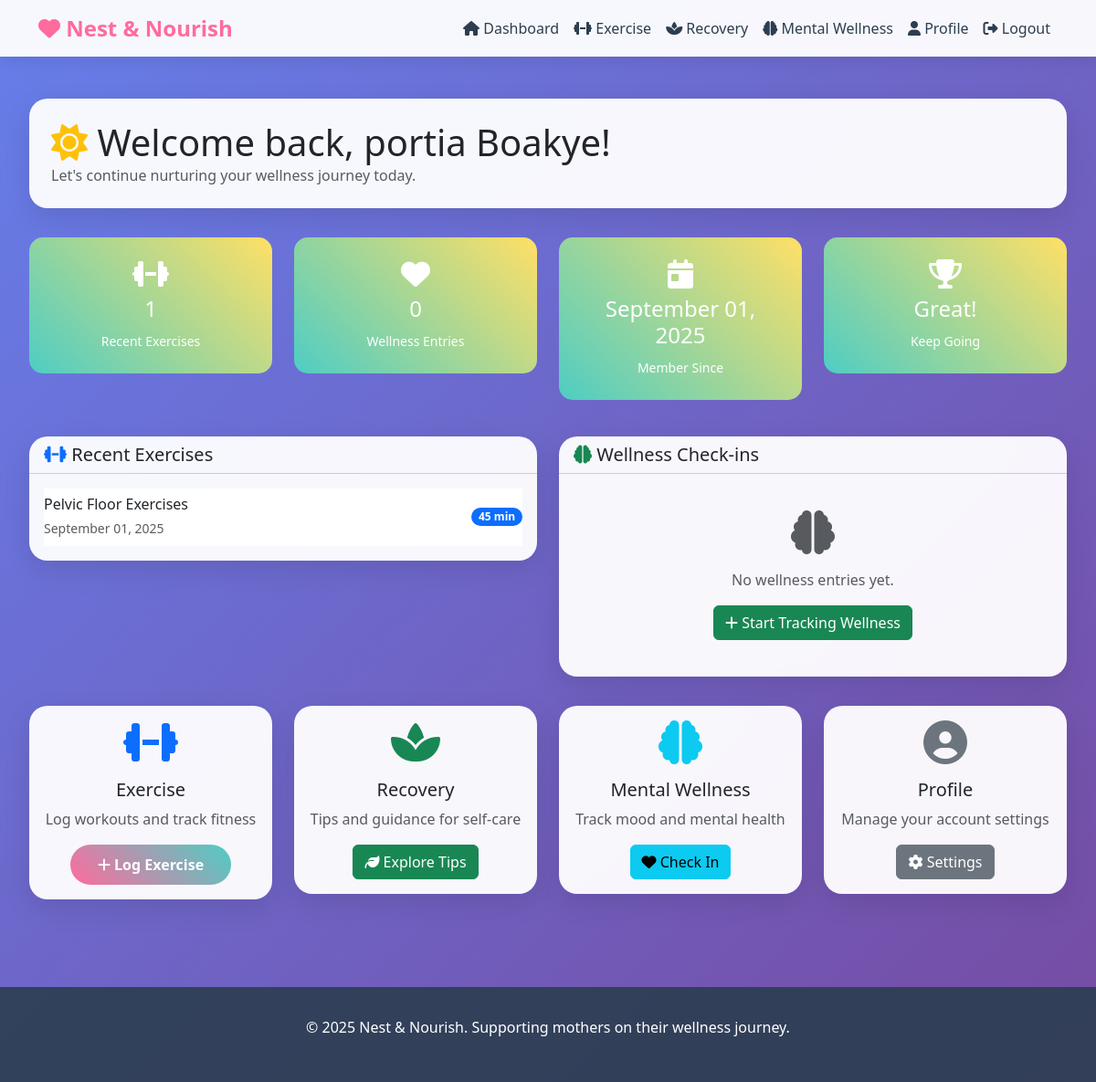
Page /dashboard (signed in) on the committed database.
### app.py (models this page shows)
class User(UserMixin, db.Model):
    id = db.Column(db.Integer, primary_key=True)
    username = db.Column(db.String(80), unique=True, nullable=False)
    email = db.Column(db.String(120), unique=True, nullable=False)
    password_hash = db.Column(db.String(120), nullable=False)
    full_name = db.Column(db.String(100), nullable=False)
    date_joined = db.Column(db.DateTime, default=datetime.utcnow)
    postpartum_months = db.Column(db.Integer, default=0)
    is_admin = db.Column(db.Boolean, default=False)
    exercises = db.relationship('Exercise', backref='user', lazy=True)
    wellness_entries = db.relationship('WellnessEntry', backref='user', lazy=True)
    progress_entries = db.relationship('ProgressEntry', backref='user', lazy=True)

class Exercise(db.Model):
    id = db.Column(db.Integer, primary_key=True)
    user_id = db.Column(db.Integer, db.ForeignKey('user.id'), nullable=False)
    exercise_type = db.Column(db.String(100), nullable=False)
    duration = db.Column(db.Integer, nullable=False)  # in minutes
    date_completed = db.Column(db.DateTime, default=datetime.utcnow)
    notes = db.Column(db.Text)

### app.py (the view)
@app.route('/dashboard')
def dashboard():
    if 'user_id' not in session:
        flash('Please log in to access the dashboard.', 'warning')
        return redirect(url_for('login'))
    user = User.query.get(session['user_id'])
    if not user:
        flash('User not found. Please log in again.', 'danger')
        session.clear()
        return redirect(url_for('login'))
    recent_exercises = Exercise.query.filter_by(user_id=user.id).order_by(Exercise.date_completed.desc()).limit(5).all()
    recent_wellness = WellnessEntry.query.filter_by(user_id=user.id).order_by(WellnessEntry.date_recorded.desc()).limit(3).all()
    wellness_tips = MentalTip.query.filter_by(month_relation=user.postpartum_months).all()
    return render_template('dashboard.html',
                         user=user,
                         exercises=recent_exercises,
                         wellness_entries=recent_wellness,
                         wellness_tips=wellness_tips)

### app.py (called while the page is built)
@login_manager.user_loader
def load_user(user_id):
    return User.query.get(int(user_id))

### templates/dashboard.html (shortened to what this page needs)
{% extends "base.html" %}
{% block content %}
<div class="container-custom">
    <div class="row">
        <div class="col-12">
            <div class="card mb-4">
                <div class="card-body p-4">
                    <h1 class="mb-0">
                        <i class="fas fa-sun text-warning"></i> Welcome back, {{ session.full_name }}!
                    </h1>
                    <p class="text-muted mb-0">Let's continue nurturing your wellness journey today.</p>
                </div>
            </div>
        </div>
    </div>
    <div class="row g-4">
        <div class="col-md-6 col-xl-3">
            <div class="wellness-stat">
                <i class="fas fa-dumbbell fa-2x mb-2"></i>
                <h4>{{ exercises|length }}</h4>
                <small>Recent Exercises</small>
            </div>
        </div>
        <div class="col-md-6 col-xl-3">
            <div class="wellness-stat">
                <i class="fas fa-heart fa-2x mb-2"></i>
                <h4>{{ wellness_entries|length }}</h4>
                <small>Wellness Entries</small>
            </div>
        </div>
        <div class="col-md-6 col-xl-3">
            <div class="wellness-stat">
                <i class="fas fa-calendar-day fa-2x mb-2"></i>
                <h4>{{ (user.date_joined.strftime('%B %d, %Y')) }}</h4>
                <small>Member Since</small>
            </div>
        </div>
        <div class="col-md-6 col-xl-3">
            <div class="wellness-stat">
                <i class="fas fa-trophy fa-2x mb-2"></i>
                <h4>Great!</h4>
                <small>Keep Going</small>
            </div>
        </div>
    </div>
    <div class="row g-4 mt-2">
        <div class="col-lg-6">
            <div class="card">
                <div class="card-header bg-transparent">
                    <h5 class="mb-0">
                        <i class="fas fa-dumbbell text-primary"></i> Recent Exercises
                    </h5>
                </div>
                <div class="card-body">
                    {% if exercises %}
                        <div class="list-group list-group-flush">
                            {% for exercise in exercises %}
                                <div class="list-group-item border-0 px-0">
                                    <div class="d-flex justify-content-between align-items-center">
                                        <div>
                                            <h6 class="mb-1">{{ exercise.exercise_type }}</h6>
                                            <small class="text-muted">{{ exercise.date_completed.strftime('%B %d, %Y') }}</small>
                                        </div>
                                        <span class="badge bg-primary rounded-pill">{{ exercise.duration }} min</span>
                                    </div>
                                </div>
                            {% endfor %}
                        </div>
                    {% endif %}
                </div>
            </div>
        </div>
        <div class="col-lg-6">
            <div class="card">
                <div class="card-header bg-transparent">
                    <h5 class="mb-0">
                        <i class="fas fa-brain text-success"></i> Wellness Check-ins
                    </h5>
                </div>
                <div class="card-body">
                    {% if wellness_entries %}
                        <div class="list-group list-group-flush">
                            {% for entry in wellness_entries %}
                                <div class="list-group-item border-0 px-0">
                                    <div class="d-flex justify-content-between align-items-start">
                                        <div class="flex-grow-1">
                                            <div class="d-flex gap-3 mb-2">
                                                <span class="badge bg-info">Mood: {{ entry.mood_rating }}/10</span>
                                                <span class="badge bg-warning">Stress: {{ entry.stress_level }}/10</span>
                                                {% if entry.sleep_hours %}
                                                    <span class="badge bg-success">Sleep: {{ entry.sleep_hours }}h</span>
                                                {% endif %}
                                            </div>
                                            <small class="text-muted">{{ entry.date_recorded.strftime('%B %d, %Y at %I:%M %p') }}</small>
                                        </div>
                                    </div>
                                </div>
                            {% endfor %}
                        </div>
                    {% else %}
                        <div class="text-center py-4">
                            <i class="fas fa-brain fa-3x text-muted mb-3"></i>
                            <p class="text-muted">No wellness entries yet.</p>
                            <a href="{{ url_for('mental_wellness') }}" class="btn btn-success">
                                <i class="fas fa-plus"></i> Start Tracking Wellness
                            </a>
                        </div>
                    {% endif %}
                </div>
            </div>
        </div>
    </div>
    <div class="row g-4 mt-2">
        <div class="col-md-6 col-lg-3">
            <div class="card text-center">
                <div class="card-body">
                    <i class="fas fa-dumbbell fa-3x text-primary mb-3"></i>
                    <h5>Exercise</h5>
                    <p class="text-muted">Log workouts and track fitness</p>
                    <a href="{{ url_for('exercise') }}" class="btn btn-primary">
                        <i class="fas fa-plus"></i> Log Exercise
                    </a>
                </div>
            </div>
        </div>
        <div class="col-md-6 col-lg-3">
            <div class="card text-center">
                <div class="card-body">
                    <i class="fas fa-spa fa-3x text-success mb-3"></i>
                    <h5>Recovery</h5>
                    <p class="text-muted">Tips and guidance for self-care</p>
                    <a href="{{ url_for('recovery') }}" class="btn btn-success">
                        <i class="fas fa-leaf"></i> Explore Tips
                    </a>
                </div>
            </div>
        </div>
        <div class="col-md-6 col-lg-3">
            <div class="card text-center">
                <div class="card-body">
                    <i class="fas fa-brain fa-3x text-info mb-3"></i>
                    <h5>Mental Wellness</h5>
                    <p class="text-muted">Track mood and mental health</p>
                    <a href="{{ url_for('mental_wellness') }}" class="btn btn-info">
                        <i class="fas fa-heart"></i> Check In
                    </a>
                </div>
            </div>
        </div>
        <div class="col-md-6 col-lg-3">
            <div class="card text-center">
                <div class="card-body">
                    <i class="fas fa-user-circle fa-3x text-secondary mb-3"></i>
                    <h5>Profile</h5>
                    <p class="text-muted">Manage your account settings</p>
                    <a href="{{ url_for('profile') }}" class="btn btn-secondary">
                        <i class="fas fa-cog"></i> Settings
                    </a>
                </div>
            </div>
        </div>
    </div>
</div>
{% endblock %}

### templates/base.html (style rules this page uses)
:root { --primary-color: #ff6b9d; --secondary-color: #4ecdc4; --accent-color: #ffe066; --text-color: #2c3e50; --bg-gradient: linear-gradient(135deg, #667eea 0%, #764ba2 100%); --card-shadow: 0 10px 30px rgba(0,0,0,0.1); }
body { font-family: 'Segoe UI', Tahoma, Geneva, Verdana, sans-serif; background: var(--bg-gradient); min-height: 100vh; color: var(--text-color); }
.card { border: none; border-radius: 20px; box-shadow: var(--card-shadow); background: rgba(255, 255, 255, 0.95); backdrop-filter: blur(10px); transition: transform 0.3s ease; }
.btn-primary { background: linear-gradient(45deg, var(--primary-color), var(--secondary-color)); border: none; border-radius: 25px; padding: 10px 30px; font-weight: 600; transition: all 0.3s ease; }
.wellness-stat { background: linear-gradient(45deg, var(--secondary-color), var(--accent-color)); color: white; padding: 1.5rem; border-radius: 15px; text-align: center; margin: 0.5rem 0; }
.container-custom { max-width: 1200px; margin: 0 auto; padding: 2rem; }

### rows in the picture
User: full_name "portia Boakye", date_joined "September 01, 2025"
Exercise: exercise_type "Pelvic Floor Exercises", date_completed "September 01, 2025", duration "45"

### other values in the picture
{{ exercises|length }} "1"
{{ wellness_entries|length }} "0"
